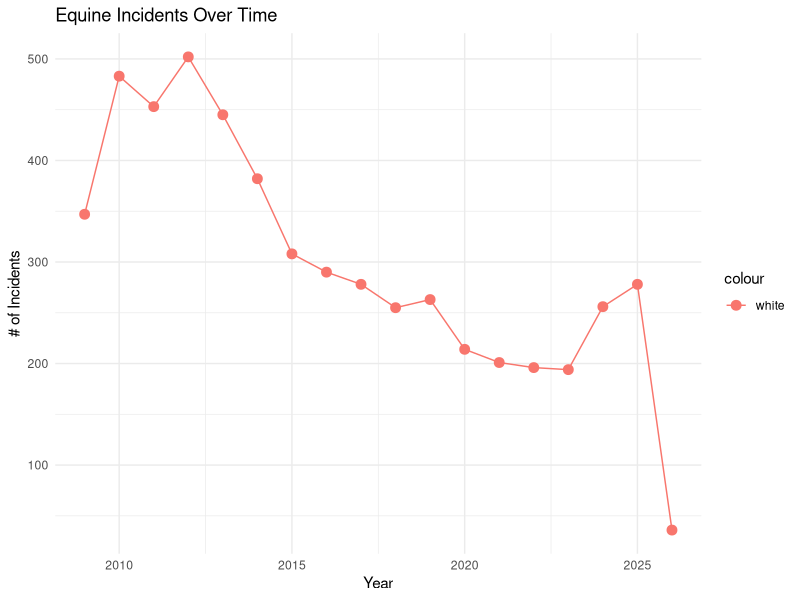
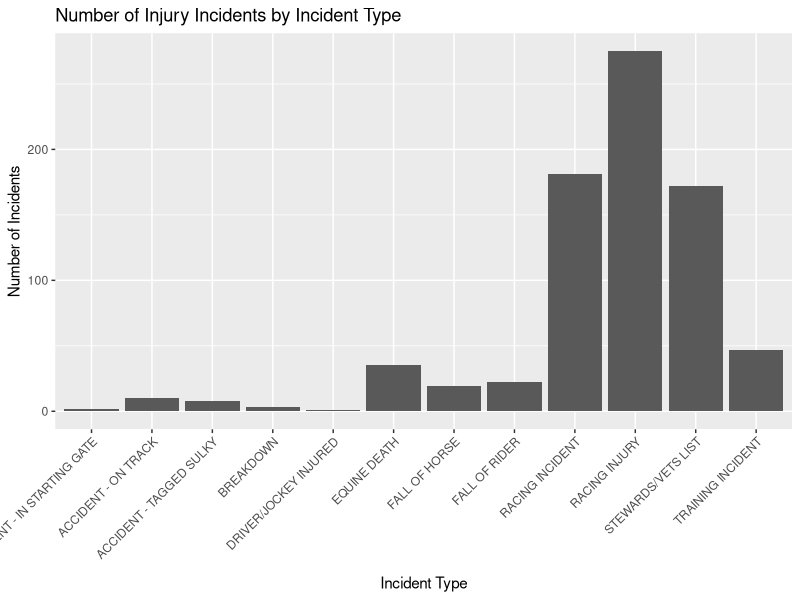
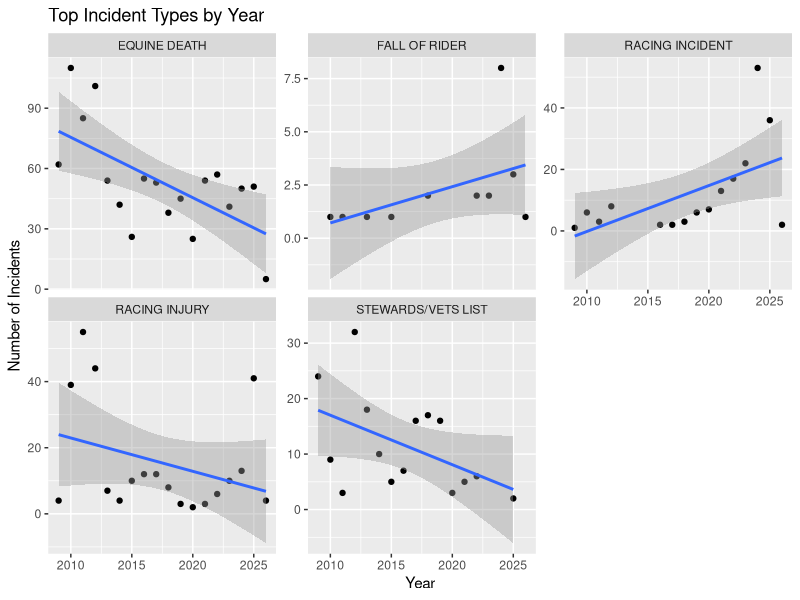
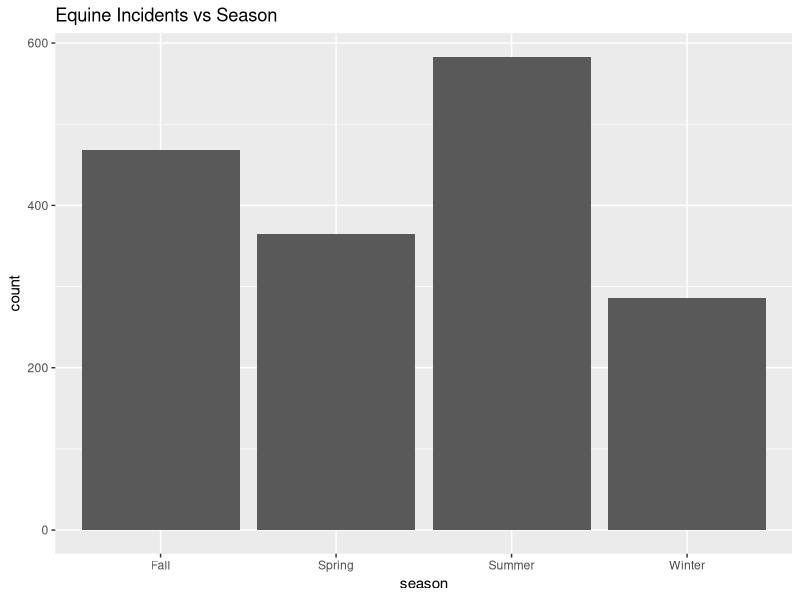
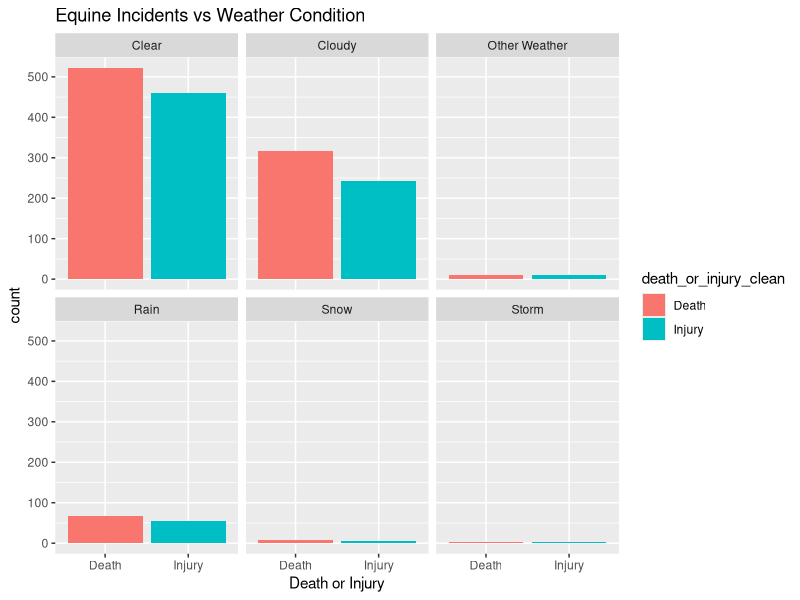

Here is the R script that generated these plots, in order:
## ---- chunk 1
# DO NOT ALTER THIS CHUNK
knitr::opts_chunk$set(
  echo = TRUE,
  eval = TRUE,
  fig.width = 5,
  fig.asp = 0.618,
  out.width = "70%",
  dpi = 120,
  fig.align = "center",
  cache = FALSE
)
#Load packages
library(dplyr)
library(lubridate)
library(stringr)
library(ggplot2)
library(tidyverse)
library(broom)
library(modelr)

#Load dataset
library(readr)
horses <- read_csv("data/Equine_Death_and_Breakdown.csv")
## ---- chunk 2
#Fix column names
horses_clean <- horses %>%
  rename(year = Year, incident_date = `Incident Date`, track = Track, 
         inv_location = `Inv Location`,
         racing_type_description = `Racing Type Description`, 
         division = Division, weather_conditions = `Weather Conditions`, 
         horse = Horse, trainer = Trainer, jockey_driver = `Jockey Driver`, 
         incident_description = `Incident Description`, 
         death_or_injury = `Death or Injury`, 
         incident_type = `Incident Type`)

#Fix dates
horses_clean$incident_date <- mdy(horses_clean$incident_date)

#Get rid of NA entries
horses_clean <- horses_clean %>%
  filter(!is.na(weather_conditions), !is.na(death_or_injury))

#Fix weather_condition column
#Used ChatGPT to help with this cleaning part
horses_clean <- horses_clean %>%
  mutate(
    weather_clean = weather_conditions %>%
      str_to_lower() %>%
      str_trim() %>%
      str_replace_all("[0-9]+", "") %>%        
      str_replace_all("[^a-z ]", "") %>%
      str_squish()
  ) %>%
  
  mutate(
    weather_group = case_when(
      str_detect(weather_clean, "rain|shower|drizzle|raine") ~ "Rain",
      str_detect(weather_clean, "snow|flurr|sleet") ~ "Snow",
      str_detect(weather_clean, "thunder|storm") ~ "Storm",
      str_detect(weather_clean, "cloud|coudy|cloudy|clody") ~ "Cloudy",
      str_detect(weather_clean, "clear|sun|fair|dry") ~ "Clear",
      str_detect(weather_clean, "windy|fog|mist|hazy|wind") ~ "Other Weather",
      weather_clean %in% c("", "na", "n a", "unc") | is.na(weather_clean) ~ "Unknown",
      TRUE ~ "Other"
    )
  )

#Clean death_or_injury column
horses_clean <- horses_clean %>%
  mutate(
    death_or_injury_clean = death_or_injury %>%
      str_to_lower() %>%
      str_trim(),
    
    death_or_injury_clean = case_when(
      str_detect(death_or_injury_clean, "death|dead|euthanasia") ~ "Death",
      str_detect(death_or_injury_clean, "lame|injury|lameness") ~ "Injury",
      TRUE ~ "Other"
    )
  )

horses_clean <- horses_clean %>%
  filter(death_or_injury_clean != "Other") %>%
  select(year, incident_date, 
         incident_type, 
         track, 
         incident_description, 
         weather_group, 
         death_or_injury_clean) %>%
  filter(weather_group != "Other" & weather_group != "Unknown")

#Create season variable (Code reference linked below)
horses_clean <- horses_clean %>%
  mutate(
    season = case_when(
    month(incident_date) %in% 9:11 ~ "Fall",
    month(incident_date) %in% c(12,1,2) ~ "Winter",
    month(incident_date) %in% 3:5 ~ "Spring",
    TRUE ~ "Summer"
  ))
## ---- chunk 3
summary(horses_clean)
## ---- chunk 4
library(ggplot2)
ggplot(horses, aes(x = Year, color = 'white')) +
geom_line(stat = "count") +
geom_point(stat = "count", size = 3) +
labs(
  x = "Year", 
  y = "# of Incidents", 
  title = "Equine Incidents Over Time"
  ) +
theme_minimal()
## ---- chunk 5
horses_clean %>%
  filter(death_or_injury_clean == "Injury") %>%
  ggplot(aes(x = incident_type)) +
  geom_bar() +
  labs(
    title = "Number of Injury Incidents by Incident Type",
    x = "Incident Type",
    y = "Number of Incidents"
  ) +
  theme(axis.text.x = element_text(angle = 45, hjust = 1))
## ---- chunk 6
horses_clean %>%
  filter(incident_type %in% c(
    "EQUINE DEATH",
    "STEWARDS/VETS LIST",
    "RACING INCIDENT",
    "RACING INJURY",
    "FALL OF RIDER"
  )) %>%
  count(year, incident_type) %>%
  ggplot(aes(x = year, y = n)) +
  geom_point() +
  geom_smooth(method = "lm") +
  facet_wrap(~ incident_type, scales = "free_y") +
  labs(
    title = "Top Incident Types by Year",
    x = "Year",
    y = "Number of Incidents"
  )
## ---- chunk 7
horses_clean %>%
  ggplot(aes(x = season)) +
  geom_bar() +
  labs(
    title = "Equine Incidents vs Season"
  )
## ---- chunk 8
horses_clean %>%
ggplot(aes(x = death_or_injury_clean, fill = death_or_injury_clean)) +
  geom_bar() +
  facet_wrap(~ weather_group) +
  labs(
    x = "Death or Injury", 
    title = "Equine Incidents vs Weather Condition")
## ---- chunk 9
sessionInfo()
